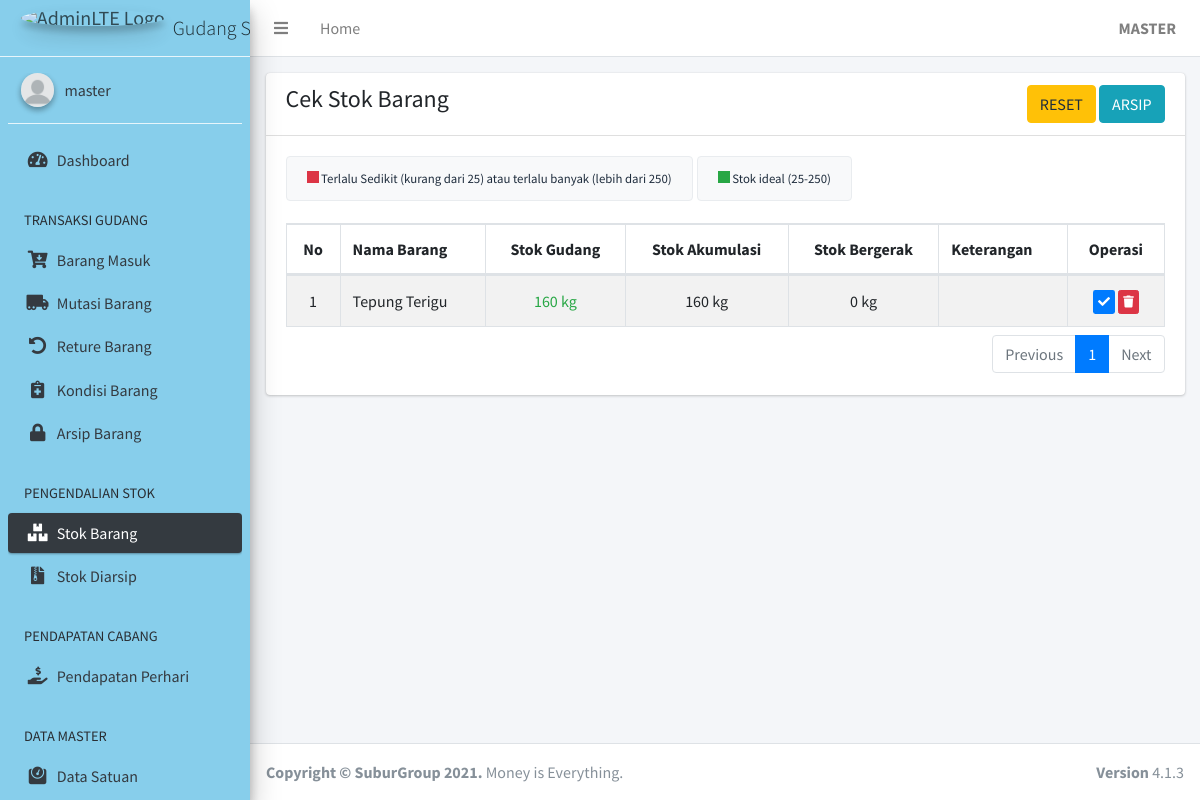
Screenshot of /stok_barang.php (signed in) with the database file from the repository.
### tables this page shows
CREATE TABLE `stok_barang` (
  `id` int(6) NOT NULL,
  `id_barang` int(6) DEFAULT NULL,
  `stok_fisik` int(3) DEFAULT NULL,
  `keterangan` text
);

CREATE TABLE `barang` (
  `id` int(6) NOT NULL,
  `id_kategori` int(11) DEFAULT NULL,
  `nama_barang` varchar(100) DEFAULT NULL,
  `harga` double DEFAULT NULL,
  `stok` int(3) DEFAULT NULL,
  `keterangan` text
);

CREATE TABLE `kategori` (
  `id` int(11) NOT NULL,
  `nama_kategori` varchar(100) DEFAULT NULL,
  `satuan` varchar(50) DEFAULT NULL,
  `jumlah` int(3) DEFAULT NULL,
  `keterangan` text
);

### stok_barang.php (the view, shortened to what this page needs)
<?php
require_once "layouts/header.php";
require_once "app/koneksi.php";
?>
<div class="row">
  <div class="col-12">
    <div class="card">
      <div class="card-header">
        <div class="row">
          <div class="col-md-6">
            <h4>Cek Stok Barang</h4>
          </div>
          <div class="col-md-6 text-right">
            <a href="#" class="btn btn-warning" data-toggle="modal" data-target="#deleteModal" onclick='deleteModal(`hapus_stok_fisik.php`)'>RESET</a>
            <a href="#" class="btn btn-info" data-toggle="modal" data-target="#formArsip">ARSIP</a>
          </div>
        </div>
      </div>
      <div class="card-body">
        <div class="d-flex flex-wrap">
          <small class="alert alert-light mr-1"><span class="bg-danger" style="display: inline-block; width: 12px;height: 12px"></span> Terlalu Sedikit (kurang dari 25) atau terlalu banyak (lebih dari 250)</small>
          <small class="alert alert-light"><span class="bg-success" style="display: inline-block; width: 12px;height: 12px"></span> Stok ideal (25-250)</small>
        </div>
        <table id="datatable" class="table table-bordered table-striped">
          <thead>
            <tr>
              <th class="text-center">No</th>
              <th>Nama Barang</th>
              <th class="text-center">Stok Gudang</th>
              <th class="text-center">Stok Akumulasi</th>
              <th class="text-center">Stok Bergerak</th>
              <th>Keterangan</th>
              <th class="text-center">Operasi</th>
            </tr>
          </thead>
          <tbody>
            <?php
            $no = 1;
            $stok = $conn->query("SELECT stok_barang.id, stok_barang.stok_fisik, stok_barang.keterangan, barang.id as id_barang, barang.nama_barang, barang.stok, kategori.nama_kategori, kategori.satuan FROM stok_barang RIGHT JOIN barang ON stok_barang.id_barang = barang.id LEFT JOIN kategori ON barang.id_kategori = kategori.id");
            while ($data = $stok->fetch_assoc()) :
            ?>
              <tr>
                <td class="text-center"><?= $no; ?></td>
                <td><?= $data['nama_barang'] ?></td>
                <td class="text-center <?= ($data['stok'] < 25 || $data['stok'] > 250) ? 'text-danger' : 'text-success' ?>">
                  <?= $data['stok'] ?> <?= $data['satuan'] ?>
                </td>
                <td class="text-center"><?= $data['stok_fisik'] ? $data['stok_fisik'] : 0 ?> <?= $data['satuan'] ?></td>
                <td class="text-center"><?= $data['stok_fisik'] - $data['stok'] ?> <?= $data['satuan'] ?></td>
                <td><?= $data['keterangan'] ?></td>
                <td class="text-center">
                  <a href="#" class="btn bg-primary btn-xs" data-toggle="modal" data-target="#formModal" onclick='editForm(`<?= json_encode($data) ?>`)'>
                    <i class="fas fa-check"></i>
                  </a>
                  <a href="#" class="btn btn-danger btn-xs" data-toggle="modal" data-target="#deleteModal" onclick='deleteModal(`hapus_stok_barang.php?id=<?= $data["id"] ?>`, `Stok Barang: <?= $data["nama_barang"] ?>`)'>
                    <i class="fas fa-trash"></i>
                  </a>
                </td>
              </tr>
              <?php $no++; ?>
            <?php endwhile; ?>
          </tbody>
        </table>
      </div>
    </div>
  </div>
</div>
<?php require_once "layouts/footer.php" ?>

### assets/css/style.css (style rules this page uses)
.table tr td { vertical-align: middle; }

### rows the page displays
stok_barang: id_barang.nama_barang "Tepung Terigu", id_barang.stok "160", kategori.satuan "kg", stok_fisik "160", $data['stok_fisik']-$data['stok'] "0"

### other values shown
$user['nama'] "MASTER"
$user['username'] "master"
